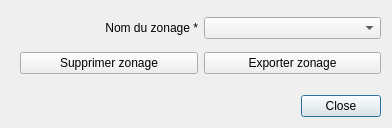
<?xml version="1.0" encoding="UTF-8"?>
<ui version="4.0">
 <class>Dialog</class>
 <widget class="QDialog" name="Dialog">
  <property name="geometry">
   <rect>
    <x>0</x>
    <y>0</y>
    <width>392</width>
    <height>128</height>
   </rect>
  </property>
  <property name="windowTitle">
   <string>Gérer les données de points d'intérêt</string>
  </property>
  <widget class="QDialogButtonBox" name="buttonBox">
   <property name="geometry">
    <rect>
     <x>200</x>
     <y>90</y>
     <width>181</width>
     <height>32</height>
    </rect>
   </property>
   <property name="orientation">
    <enum>Qt::Horizontal</enum>
   </property>
   <property name="standardButtons">
    <set>QDialogButtonBox::Close</set>
   </property>
  </widget>
  <widget class="QWidget" name="verticalLayoutWidget">
   <property name="geometry">
    <rect>
     <x>20</x>
     <y>10</y>
     <width>361</width>
     <height>71</height>
    </rect>
   </property>
   <layout class="QGridLayout" name="gridLayout">
    <item row="0" column="0">
     <widget class="QLabel" name="label">
      <property name="text">
       <string>Nom du zonage *</string>
      </property>
      <property name="alignment">
       <set>Qt::AlignRight|Qt::AlignTrailing|Qt::AlignVCenter</set>
      </property>
     </widget>
    </item>
    <item row="0" column="1">
     <widget class="QComboBox" name="comboBoxSourceName"/>
    </item>
    <item row="1" column="0">
     <widget class="QPushButton" name="pushButtonDelete">
      <property name="text">
       <string>Supprimer zonage</string>
      </property>
     </widget>
    </item>
    <item row="1" column="1">
     <widget class="QPushButton" name="pushButtonExport">
      <property name="text">
       <string>Exporter zonage</string>
      </property>
     </widget>
    </item>
   </layout>
  </widget>
 </widget>
 <resources/>
 <connections>
  <connection>
   <sender>buttonBox</sender>
   <signal>accepted()</signal>
   <receiver>Dialog</receiver>
   <slot>accept()</slot>
   <hints>
    <hint type="sourcelabel">
     <x>248</x>
     <y>254</y>
    </hint>
    <hint type="destinationlabel">
     <x>157</x>
     <y>274</y>
    </hint>
   </hints>
  </connection>
  <connection>
   <sender>buttonBox</sender>
   <signal>rejected()</signal>
   <receiver>Dialog</receiver>
   <slot>reject()</slot>
   <hints>
    <hint type="sourcelabel">
     <x>316</x>
     <y>260</y>
    </hint>
    <hint type="destinationlabel">
     <x>286</x>
     <y>274</y>
    </hint>
   </hints>
  </connection>
 </connections>
</ui>
